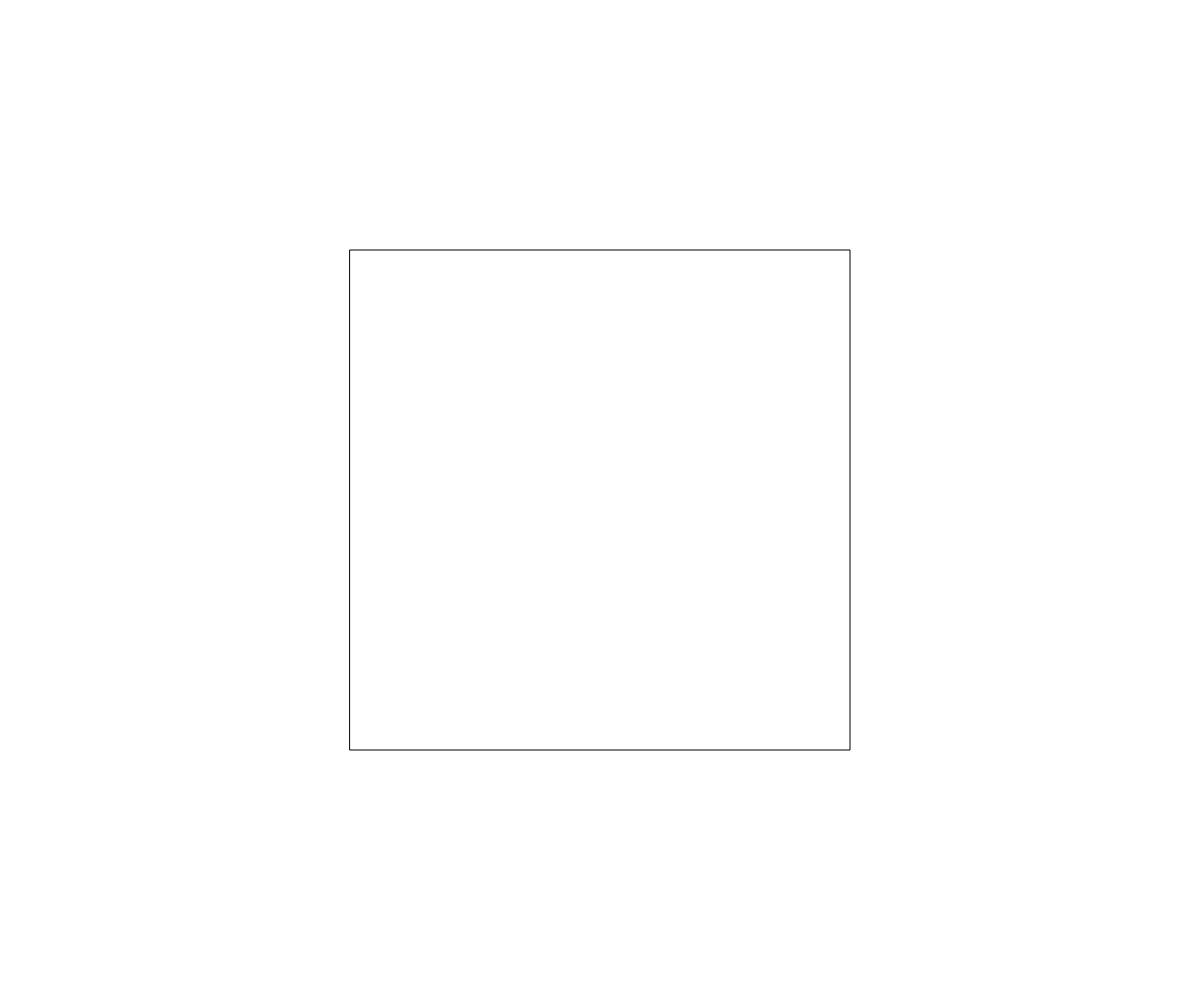
Frame 1 (no input)
Frame 60 (no input): identical to frame 1, image omitted
Frame 120 (the mouse pressed at the canvas centre since frame 60): identical to frame 1, image omitted

The p5.js sketch that drew this single still picture (run headless with seeded random() and noise() and a simulated clock; from frame 60 on, the mouse is pressed at the canvas centre):

// p5.js sketch
// ── sketch.js
// Recursion and Fractals
// Isaac Munro
// Nov 22 2023


function setup() {
  createCanvas(windowWidth, windowHeight);
  //noLoop();
  
}

function draw() {
  background(255);
  //cCircle(width/2,height/2,width);
  //cantor(width*0.1,height*0.3,width*0.8,9);
  //circles(width/2, height/2, height*0.5);
  fractalRectangles(width/2, height/2, height*0.5, 0);
}

function fractalRectangles(x,y,sideLength,angle){
  rectMode(CENTER);
  if(sideLength > 10){

    square(x,y,sideLength);
  }



}



function circles(x,y,d){
  if(d>2){
    circle(x,y,d);

    circles(x-d/2,y,d/2);
    circles(x+d/2, y, d/2);
    circles(x, y+d/2, d/2);
  }

}



function cantor(x,y, len,depth){
  if(depth > 1){
    line(x,y,x+len,y);
    rect(x,y,len,10);
    cantor(x,y+20,len/3,depth-1);
    cantor(x+len*2/3,y+20,len/3,depth-1);


  }


}



function cCircle(x,y,d){
  if(d > 10){
    circle(x,y,d);
    
    let newD = map(mouseX, 0, width, 1.01,1.5);
    cCircle(x,y,d/newD);
  }

}
